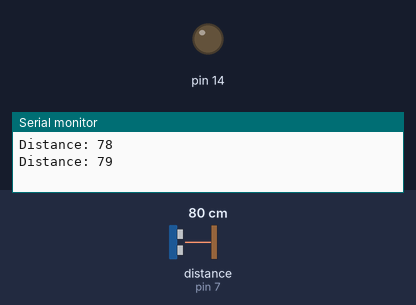
Bench run of a sketch on a simulated Arduino Uno, built with avr-gcc and run on an emulated ATmega328P. Parts: output pins drawn as LEDs (lit = HIGH), the last lines printed to the serial monitor. Wiring (inferred from the names in the program): ultrasonic range finder: trigger pin 6; echo pin 7. Inputs (shaded band) come from the test bench; at power-on: distance to the obstacle (sensor on pin 7) 80 cm. The echo pulse lasts 58.3 µs per cm; pins used as bus, display or sensor lines are not drawn.

Above: at 2.8 s.
2.9 s: distance to the obstacle (sensor on pin 7) set to 125 cm
5.6 s: distance to the obstacle (sensor on pin 7) set to 132 cm
At 6.3 s:
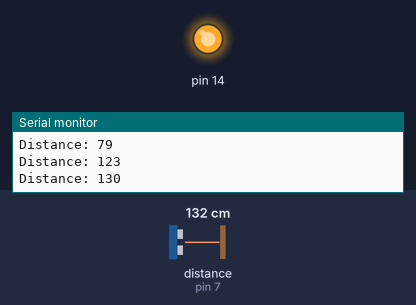
8.3 s: distance to the obstacle (sensor on pin 7) set to 2 cm
At 10.9 s:
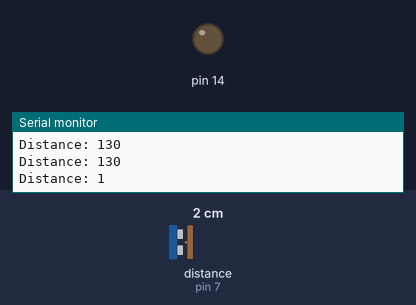
11.5 s: distance to the obstacle (sensor on pin 7) set to 250 cm
At 13.0 s:
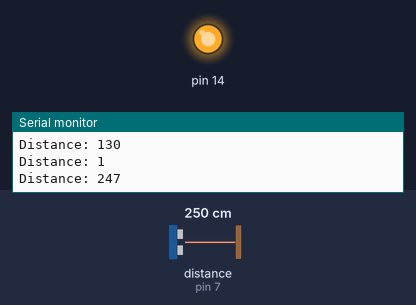
Timing chart, 0 to 14.5 s (numbered marks = the images above; inputs shaded):
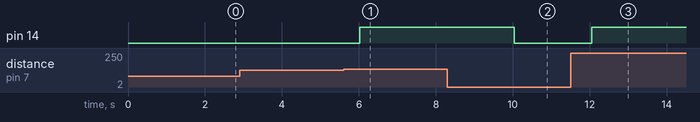

Measured:
- the behaviour switches between 129 and 130 cm on distance to the obstacle (sensor on pin 7) (found by bisection; images 0 and 1)
- after the input at 5.6 s, pin 14: LOW → HIGH after 0.43 s
- after the input at 8.3 s, pin 14: HIGH → LOW after 1.7 s
- after the input at 11.5 s, pin 14: LOW → HIGH after 0.55 s

The sketch:

usonic_share.ino
```cpp
/*
* Ultrasonic Sensor HC-SR04 and Arduino Tutorial
*
* Crated by Dejan Nedelkovski,
* www.HowToMechatronics.com
*
*/

// defines pins numbers
const int trigPin = 6;
const int echoPin = 7;

// defines variables
long duration;
int distance;
int mapped;

void setup() {
  pinMode(trigPin, OUTPUT); // Sets the trigPin as an Output
  pinMode(echoPin, INPUT); // Sets the echoPin as an Input
  pinMode(14, OUTPUT);
  Serial.begin(9600); // Starts the serial communication
}

void loop() {
  // Clears the trigPin
  digitalWrite(trigPin, LOW);
  delayMicroseconds(2);

  // Sets the trigPin on HIGH state for 10 micro seconds
  digitalWrite(trigPin, HIGH);
  delayMicroseconds(10);
  digitalWrite(trigPin, LOW);

  // Reads the echoPin, returns the sound wave travel time in microseconds
  duration = pulseIn(echoPin, HIGH);

  // Calculating the distance
  distance= duration * 0.034 / 2;
  analogWrite(14, distance);

  // Prints the distance on the Serial Monitor
  Serial.print("Distance: ");
  Serial.println(distance);

  delay(2000);
}
```
